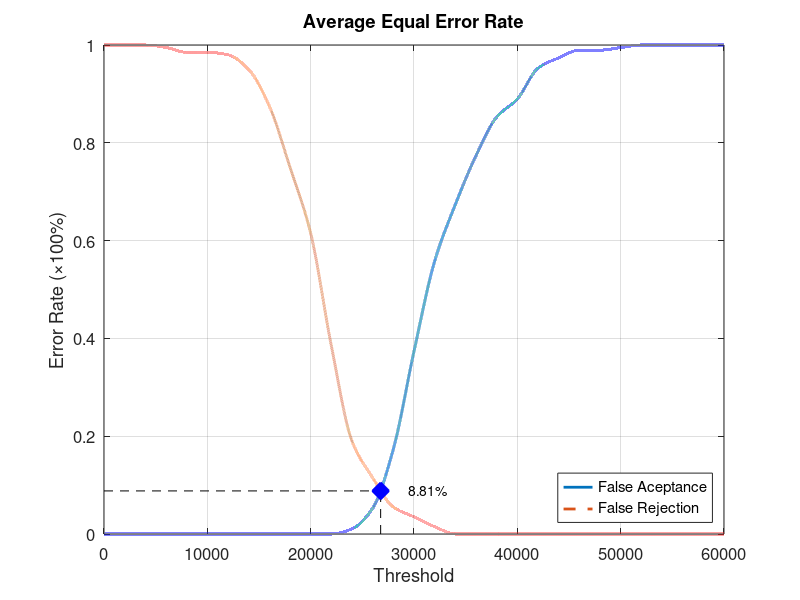
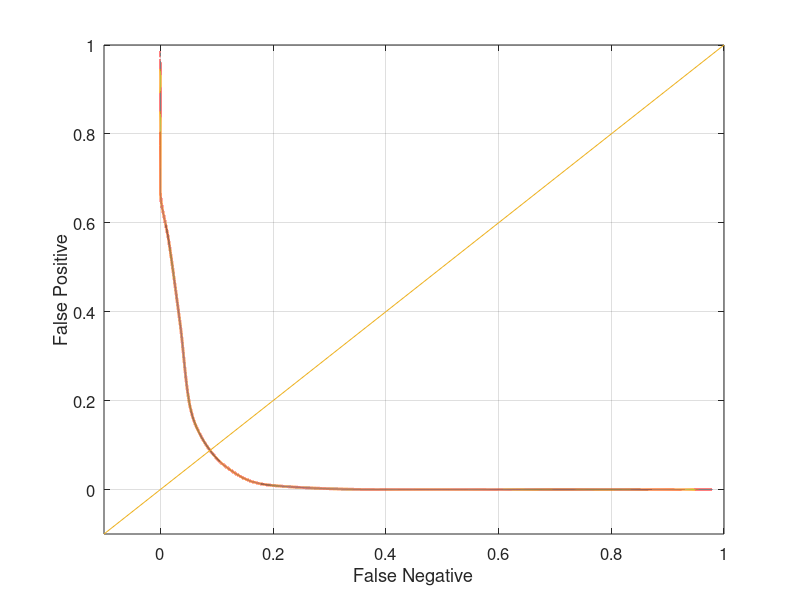

MATLAB code for these plots, in order:
function yEER = Database5_3
close all;
clear;
clc;
x = 0:2000:60000;
xq = 0:0.5:60000;

y0 = [0 0 0 0 0 0 0 0 0 0 0 0 0.0105263 0.0526316 0.173684 0.373684 0.557895 0.673684 0.773684 0.852632 0.889474 0.952632 0.973684 0.989474 0.989474 0.994737 1 1 1 1 1];
yy0 = interp1(x, y0, xq, 'pchip');
y1 = [1 1 1 0.995 0.985 0.985 0.98 0.95 0.875 0.75 0.615 0.385 0.19 0.115 0.055 0.035 0.015 0 0 0 0 0 0 0 0 0 0 0 0 0 0];
yy1 = interp1(x, y1, xq, 'pchip');

% Calculating EER: 
y2 = abs(y0 - y1);
find(y2 == min(y2))
yy2 = abs(yy0 - yy1);
xEER = find(yy2 == min(yy2));
xEERIndex = xq(xEER) % X-axis EER
yEER = yy0(xEER) % Y-axis EER

main = figure
plot(xq, yy0,'-','LineWidth', 2);	hold on
plot(xq, yy1,'--','LineWidth', 2);	hold on
plot([xEERIndex xEERIndex], [0 yEER], 'k--');	hold on
plot([0 xEERIndex], [yEER yEER], 'k--');	hold on
plot(xEERIndex, yEER, 'bx', 'LineWidth', 10);	hold on
text(xEERIndex + 10 * xEERIndex / 100, yEER, [num2str(round((10000 * yEER)) / 100) '%'])
legend('False Aceptance', 'False Rejection', 'Location', 'SouthEast')
xlabel('Threshold')
ylabel('Error Rate (\times100%)')
title('Average Equal Error Rate')
set(gca, 'FontSize', 12)
axis([0 60000 0 1])
grid on

print(main, 'Database5_3Main', '-dpng');
FNRxFPR = figure('Color', [1 1 1]);
plot(yy1, yy0, '-', yy1, yy0, 'LineWidth', 2);
hold on
y = -0.1:0.1:1
plot(y, y); 
set(gca, 'FontSize', 12)
xlabel('False Negative')
ylabel('False Positive')
axis([-0.1 1 -0.1 1])
set(gca, 'FontSize', 12)
grid on

print(FNRxFPR, 'Database5_3FNRxFPR','-dpng');
end
